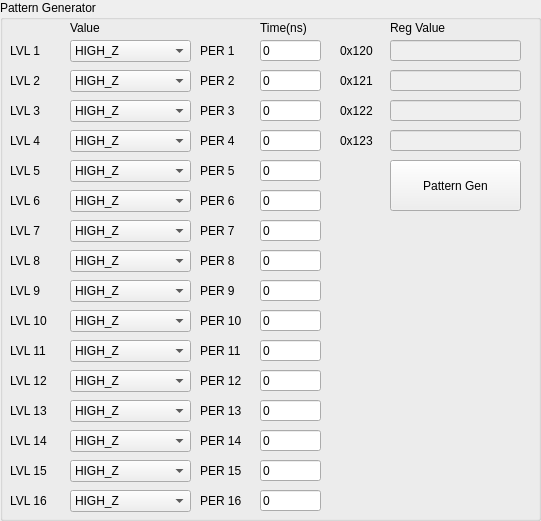
   <widget class="QGroupBox" name="groupBox">
    <property name="geometry">
     <rect>
      <x>550</x>
      <y>230</y>
      <width>541</width>
      <height>521</height>
     </rect>
    </property>
    <property name="title">
     <string>Pattern Generator</string>
    </property>
    <widget class="QLineEdit" name="lineEdit_PER_10">
     <property name="geometry">
      <rect>
       <x>260</x>
       <y>310</y>
       <width>61</width>
       <height>21</height>
      </rect>
     </property>
     <property name="text">
      <string>0</string>
     </property>
    </widget>
    <widget class="QLabel" name="label_58">
     <property name="geometry">
      <rect>
       <x>200</x>
       <y>70</y>
       <width>61</width>
       <height>21</height>
      </rect>
     </property>
     <property name="text">
      <string>PER 2</string>
     </property>
    </widget>
    <widget class="QComboBox" name="comboBox_LVL_1">
     <property name="geometry">
      <rect>
       <x>70</x>
       <y>40</y>
       <width>121</width>
       <height>22</height>
      </rect>
     </property>
     <item>
      <property name="text">
       <string>HIGH_Z</string>
      </property>
     </item>
     <item>
      <property name="text">
       <string>HV_P</string>
      </property>
     </item>
     <item>
      <property name="text">
       <string>HV_M</string>
      </property>
     </item>
     <item>
      <property name="text">
       <string>GND</string>
      </property>
     </item>
     <item>
      <property name="text">
       <string>END_of_Pattern</string>
      </property>
     </item>
    </widget>
    <widget class="QLineEdit" name="lineEdit_PER_11">
     <property name="geometry">
      <rect>
       <x>260</x>
       <y>340</y>
       <width>61</width>
       <height>21</height>
      </rect>
     </property>
     <property name="text">
      <string>0</string>
     </property>
    </widget>
    <widget class="QLabel" name="label_51">
     <property name="geometry">
      <rect>
       <x>200</x>
       <y>100</y>
       <width>61</width>
       <height>21</height>
      </rect>
     </property>
     <property name="text">
      <string>PER 3</string>
     </property>
    </widget>
    <widget class="QLabel" name="label_50">
     <property name="geometry">
      <rect>
       <x>200</x>
       <y>160</y>
       <width>61</width>
       <height>21</height>
      </rect>
     </property>
     <property name="text">
      <string>PER 5</string>
     </property>
    </widget>
    <widget class="QLineEdit" name="lineEdit_PER_6">
     <property name="geometry">
      <rect>
       <x>260</x>
       <y>190</y>
       <width>61</width>
       <height>21</height>
      </rect>
     </property>
     <property name="text">
      <string>0</string>
     </property>
    </widget>
    <widget class="QLabel" name="label_48">
     <property name="geometry">
      <rect>
       <x>200</x>
       <y>370</y>
       <width>61</width>
       <height>21</height>
      </rect>
     </property>
     <property name="text">
      <string>PER 12</string>
     </property>
    </widget>
    <widget class="QLabel" name="label_57">
     <property name="geometry">
      <rect>
       <x>200</x>
       <y>190</y>
       <width>61</width>
       <height>21</height>
      </rect>
     </property>
     <property name="text">
      <string>PER 6</string>
     </property>
    </widget>
    <widget class="QLabel" name="label_44">
     <property name="geometry">
      <rect>
       <x>10</x>
       <y>310</y>
       <width>61</width>
       <height>21</height>
      </rect>
     </property>
     <property name="text">
      <string>LVL 10</string>
     </property>
    </widget>
    <widget class="QLabel" name="label_52">
     <property name="geometry">
      <rect>
       <x>200</x>
       <y>250</y>
       <width>61</width>
       <height>21</height>
      </rect>
     </property>
     <property name="text">
      <string>PER 8</string>
     </property>
    </widget>
    <widget class="QLabel" name="label_56">
     <property name="geometry">
      <rect>
       <x>200</x>
       <y>310</y>
       <width>61</width>
       <height>21</height>
      </rect>
     </property>
     <property name="text">
      <string>PER 10</string>
     </property>
    </widget>
    <widget class="QLabel" name="label_42">
     <property name="geometry">
      <rect>
       <x>10</x>
       <y>250</y>
       <width>61</width>
       <height>21</height>
      </rect>
     </property>
     <property name="text">
      <string>LVL 8</string>
     </property>
    </widget>
    <widget class="QLabel" name="label_60">
     <property name="geometry">
      <rect>
       <x>260</x>
       <y>20</y>
       <width>61</width>
       <height>16</height>
      </rect>
     </property>
     <property name="text">
      <string>Time(ns)</string>
     </property>
    </widget>
    <widget class="QLineEdit" name="lineEdit_PER_2">
     <property name="geometry">
      <rect>
       <x>260</x>
       <y>70</y>
       <width>61</width>
       <height>21</height>
      </rect>
     </property>
     <property name="text">
      <string>0</string>
     </property>
    </widget>
    <widget class="QLineEdit" name="lineEdit_PER_4">
     <property name="geometry">
      <rect>
       <x>260</x>
       <y>130</y>
       <width>61</width>
       <height>21</height>
      </rect>
     </property>
     <property name="text">
      <string>0</string>
     </property>
    </widget>
    <widget class="QLineEdit" name="lineEdit_PER_12">
     <property name="geometry">
      <rect>
       <x>260</x>
       <y>370</y>
       <width>61</width>
       <height>21</height>
      </rect>
     </property>
     <property name="text">
      <string>0</string>
     </property>
    </widget>
    <widget class="QLabel" name="label_40">
     <property name="geometry">
      <rect>
       <x>10</x>
       <y>190</y>
       <width>61</width>
       <height>21</height>
      </rect>
     </property>
     <property name="text">
      <string>LVL 6</string>
     </property>
    </widget>
    <widget class="QLineEdit" name="lineEdit_PER_7">
     <property name="geometry">
      <rect>
       <x>260</x>
       <y>220</y>
       <width>61</width>
       <height>21</height>
      </rect>
     </property>
     <property name="text">
      <string>0</string>
     </property>
    </widget>
    <widget class="QLabel" name="label_54">
     <property name="geometry">
      <rect>
       <x>200</x>
       <y>130</y>
       <width>61</width>
       <height>21</height>
      </rect>
     </property>
     <property name="text">
      <string>PER 4</string>
     </property>
    </widget>
    <widget class="QLineEdit" name="lineEdit_PER_9">
     <property name="geometry">
      <rect>
       <x>260</x>
       <y>280</y>
       <width>61</width>
       <height>21</height>
      </rect>
     </property>
     <property name="text">
      <string>0</string>
     </property>
    </widget>
    <widget class="QLabel" name="label_37">
     <property name="geometry">
      <rect>
       <x>10</x>
       <y>100</y>
       <width>61</width>
       <height>21</height>
      </rect>
     </property>
     <property name="text">
      <string>LVL 3</string>
     </property>
    </widget>
    <widget class="QLabel" name="label_38">
     <property name="geometry">
      <rect>
       <x>10</x>
       <y>130</y>
       <width>61</width>
       <height>21</height>
      </rect>
     </property>
     <property name="text">
      <string>LVL 4</string>
     </property>
    </widget>
    <widget class="QLabel" name="label_53">
     <property name="geometry">
      <rect>
       <x>200</x>
       <y>280</y>
       <width>61</width>
       <height>21</height>
      </rect>
     </property>
     <property name="text">
      <string>PER 9</string>
     </property>
    </widget>
    <widget class="QLineEdit" name="lineEdit_PER_8">
     <property name="geometry">
      <rect>
       <x>260</x>
       <y>250</y>
       <width>61</width>
       <height>21</height>
      </rect>
     </property>
     <property name="text">
      <string>0</string>
     </property>
    </widget>
    <widget class="QLabel" name="label_39">
     <property name="geometry">
      <rect>
       <x>10</x>
       <y>160</y>
       <width>61</width>
       <height>21</height>
      </rect>
     </property>
     <property name="text">
      <string>LVL 5</string>
     </property>
    </widget>
    <widget class="QLabel" name="label_41">
     <property name="geometry">
      <rect>
       <x>10</x>
       <y>220</y>
       <width>61</width>
       <height>21</height>
      </rect>
     </property>
     <property name="text">
      <string>LVL 7</string>
     </property>
    </widget>
    <widget class="QLabel" name="label_45">
     <property name="geometry">
      <rect>
       <x>10</x>
       <y>340</y>
       <width>61</width>
       <height>21</height>
      </rect>
     </property>
     <property name="text">
      <string>LVL 11</string>
     </property>
    </widget>
    <widget class="QLabel" name="label_46">
     <property name="geometry">
      <rect>
       <x>10</x>
       <y>370</y>
       <width>61</width>
       <height>21</height>
      </rect>
     </property>
     <property name="text">
      <string>LVL 12</string>
     </property>
    </widget>
    <widget class="QLabel" name="label_49">
     <property name="geometry">
      <rect>
       <x>200</x>
       <y>40</y>
       <width>61</width>
       <height>21</height>
      </rect>
     </property>
     <property name="text">
      <string>PER 1</string>
     </property>
    </widget>
    <widget class="QLabel" name="label_59">
     <property name="geometry">
      <rect>
       <x>200</x>
       <y>340</y>
       <width>61</width>
       <height>21</height>
      </rect>
     </property>
     <property name="text">
      <string>PER 11</string>
     </property>
    </widget>
    <widget class="QLabel" name="label_47">
     <property name="geometry">
      <rect>
       <x>70</x>
       <y>20</y>
       <width>61</width>
       <height>16</height>
      </rect>
     </property>
     <property name="text">
      <string>Value</string>
     </property>
    </widget>
    <widget class="QLabel" name="label_36">
     <property name="geometry">
      <rect>
       <x>10</x>
       <y>70</y>
       <width>61</width>
       <height>21</height>
      </rect>
     </property>
     <property name="text">
      <string>LVL 2</string>
     </property>
    </widget>
    <widget class="QLabel" name="label_43">
     <property name="geometry">
      <rect>
       <x>10</x>
       <y>280</y>
       <width>61</width>
       <height>21</height>
      </rect>
     </property>
     <property name="text">
      <string>LVL 9</string>
     </property>
    </widget>
    <widget class="QLabel" name="label_35">
     <property name="geometry">
      <rect>
       <x>10</x>
       <y>40</y>
       <width>61</width>
       <height>21</height>
      </rect>
     </property>
     <property name="text">
      <string>LVL 1</string>
     </property>
    </widget>
    <widget class="QLabel" name="label_55">
     <property name="geometry">
      <rect>
       <x>200</x>
       <y>220</y>
       <width>61</width>
       <height>21</height>
      </rect>
     </property>
     <property name="text">
      <string>PER 7</string>
     </property>
    </widget>
    <widget class="QLineEdit" name="lineEdit_PER_1">
     <property name="geometry">
      <rect>
       <x>260</x>
       <y>40</y>
       <width>61</width>
       <height>21</height>
      </rect>
     </property>
     <property name="text">
      <string>0</string>
     </property>
    </widget>
    <widget class="QLineEdit" name="lineEdit_PER_3">
     <property name="geometry">
      <rect>
       <x>260</x>
       <y>100</y>
       <width>61</width>
       <height>21</height>
      </rect>
     </property>
     <property name="text">
      <string>0</string>
     </property>
    </widget>
    <widget class="QLineEdit" name="lineEdit_PER_5">
     <property name="geometry">
      <rect>
       <x>260</x>
       <y>160</y>
       <width>61</width>
       <height>21</height>
      </rect>
     </property>
     <property name="text">
      <string>0</string>
     </property>
    </widget>
    <widget class="QLineEdit" name="lineEdit_R120">
     <property name="enabled">
      <bool>false</bool>
     </property>
     <property name="geometry">
      <rect>
       <x>390</x>
       <y>40</y>
       <width>131</width>
       <height>21</height>
      </rect>
     </property>
    </widget>
    <widget class="QLabel" name="label_61">
     <property name="geometry">
      <rect>
       <x>390</x>
       <y>20</y>
       <width>81</width>
       <height>16</height>
      </rect>
     </property>
     <property name="text">
      <string>Reg Value</string>
     </property>
    </widget>
    <widget class="QLineEdit" name="lineEdit_PER_13">
     <property name="geometry">
      <rect>
       <x>260</x>
       <y>400</y>
       <width>61</width>
       <height>21</height>
      </rect>
     </property>
     <property name="text">
      <string>0</string>
     </property>
    </widget>
    <widget class="QLabel" name="label_62">
     <property name="geometry">
      <rect>
       <x>200</x>
       <y>400</y>
       <width>61</width>
       <height>21</height>
      </rect>
     </property>
     <property name="text">
      <string>PER 13</string>
     </property>
    </widget>
    <widget class="QLabel" name="label_63">
     <property name="geometry">
      <rect>
       <x>10</x>
       <y>400</y>
       <width>61</width>
       <height>21</height>
      </rect>
     </property>
     <property name="text">
      <string>LVL 13</string>
     </property>
    </widget>
    <widget class="QLabel" name="label_64">
     <property name="geometry">
      <rect>
       <x>10</x>
       <y>430</y>
       <width>61</width>
       <height>21</height>
      </rect>
     </property>
     <property name="text">
      <string>LVL 14</string>
     </property>
    </widget>
    <widget class="QLineEdit" name="lineEdit_PER_14">
     <property name="geometry">
      <rect>
       <x>260</x>
       <y>430</y>
       <width>61</width>
       <height>21</height>
      </rect>
     </property>
     <property name="text">
      <string>0</string>
     </property>
    </widget>
    <widget class="QLabel" name="label_65">
     <property name="geometry">
      <rect>
       <x>200</x>
       <y>430</y>
       <width>61</width>
       <height>21</height>
      </rect>
     </property>
     <property name="text">
      <string>PER 14</string>
     </property>
    </widget>
    <widget class="QLabel" name="label_66">
     <property name="geometry">
      <rect>
       <x>10</x>
       <y>460</y>
       <width>61</width>
       <height>21</height>
      </rect>
     </property>
     <property name="text">
      <string>LVL 15</string>
     </property>
    </widget>
    <widget class="QLabel" name="label_67">
     <property name="geometry">
      <rect>
       <x>200</x>
       <y>460</y>
       <width>61</width>
       <height>21</height>
      </rect>
     </property>
     <property name="text">
      <string>PER 15</string>
     </property>
    </widget>
    <widget class="QLineEdit" name="lineEdit_PER_15">
     <property name="geometry">
      <rect>
       <x>260</x>
       <y>460</y>
       <width>61</width>
       <height>21</height>
      </rect>
     </property>
     <property name="text">
      <string>0</string>
     </property>
    </widget>
    <widget class="QLabel" name="label_68">
     <property name="geometry">
      <rect>
       <x>10</x>
       <y>490</y>
       <width>61</width>
       <height>21</height>
      </rect>
     </property>
     <property name="text">
      <string>LVL 16</string>
     </property>
    </widget>
    <widget class="QLabel" name="label_69">
     <property name="geometry">
      <rect>
       <x>200</x>
       <y>490</y>
       <width>61</width>
       <height>21</height>
      </rect>
     </property>
     <property name="text">
      <string>PER 16</string>
     </property>
    </widget>
    <widget class="QLineEdit" name="lineEdit_PER_16">
     <property name="geometry">
      <rect>
       <x>260</x>
       <y>490</y>
       <width>61</width>
       <height>21</height>
      </rect>
     </property>
     <property name="text">
      <string>0</string>
     </property>
    </widget>
    <widget class="QLineEdit" name="lineEdit_R121">
     <property name="enabled">
      <bool>false</bool>
     </property>
     <property name="geometry">
      <rect>
       <x>390</x>
       <y>70</y>
       <width>131</width>
       <height>21</height>
      </rect>
     </property>
    </widget>
    <widget class="QLineEdit" name="lineEdit_R122">
     <property name="enabled">
      <bool>false</bool>
     </property>
     <property name="geometry">
      <rect>
       <x>390</x>
       <y>100</y>
       <width>131</width>
       <height>21</height>
      </rect>
     </property>
    </widget>
    <widget class="QLineEdit" name="lineEdit_R123">
     <property name="enabled">
      <bool>false</bool>
     </property>
     <property name="geometry">
      <rect>
       <x>390</x>
       <y>130</y>
       <width>131</width>
       <height>21</height>
      </rect>
     </property>
    </widget>
    <widget class="QLabel" name="label_70">
     <property name="geometry">
      <rect>
       <x>340</x>
       <y>40</y>
       <width>51</width>
       <height>21</height>
      </rect>
     </property>
     <property name="text">
      <string>0x120</string>
     </property>
    </widget>
    <widget class="QLabel" name="label_71">
     <property name="geometry">
      <rect>
       <x>340</x>
       <y>70</y>
       <width>51</width>
       <height>21</height>
      </rect>
     </property>
     <property name="text">
      <string>0x121</string>
     </property>
    </widget>
    <widget class="QLabel" name="label_72">
     <property name="geometry">
      <rect>
       <x>340</x>
       <y>100</y>
       <width>51</width>
       <height>21</height>
      </rect>
     </property>
     <property name="text">
      <string>0x122</string>
     </property>
    </widget>
    <widget class="QLabel" name="label_73">
     <property name="geometry">
      <rect>
       <x>340</x>
       <y>130</y>
       <width>51</width>
       <height>21</height>
      </rect>
     </property>
     <property name="text">
      <string>0x123</string>
     </property>
    </widget>
    <widget class="QPushButton" name="pushButton_P_Gen">
     <property name="geometry">
      <rect>
       <x>390</x>
       <y>160</y>
       <width>131</width>
       <height>51</height>
      </rect>
     </property>
     <property name="text">
      <string>Pattern Gen</string>
     </property>
    </widget>
    <widget class="QComboBox" name="comboBox_LVL_2">
     <property name="geometry">
      <rect>
       <x>70</x>
       <y>70</y>
       <width>121</width>
       <height>22</height>
      </rect>
     </property>
     <item>
      <property name="text">
       <string>HIGH_Z</string>
      </property>
     </item>
     <item>
      <property name="text">
       <string>HV_P</string>
      </property>
     </item>
     <item>
      <property name="text">
       <string>HV_M</string>
      </property>
     </item>
     <item>
      <property name="text">
       <string>GND</string>
      </property>
     </item>
     <item>
      <property name="text">
       <string>END_of_Pattern</string>
      </property>
     </item>
    </widget>
    <widget class="QComboBox" name="comboBox_LVL_3">
     <property name="geometry">
      <rect>
       <x>70</x>
       <y>100</y>
       <width>121</width>
       <height>22</height>
      </rect>
     </property>
     <item>
      <property name="text">
       <string>HIGH_Z</string>
      </property>
     </item>
     <item>
      <property name="text">
       <string>HV_P</string>
      </property>
     </item>
     <item>
      <property name="text">
       <string>HV_M</string>
      </property>
     </item>
     <item>
      <property name="text">
       <string>GND</string>
      </property>
     </item>
     <item>
      <property name="text">
       <string>END_of_Pattern</string>
      </property>
     </item>
    </widget>
    <widget class="QComboBox" name="comboBox_LVL_4">
     <property name="geometry">
      <rect>
       <x>70</x>
       <y>130</y>
       <width>121</width>
       <height>22</height>
      </rect>
     </property>
     <item>
      <property name="text">
       <string>HIGH_Z</string>
      </property>
     </item>
     <item>
      <property name="text">
       <string>HV_P</string>
      </property>
     </item>
     <item>
      <property name="text">
       <string>HV_M</string>
      </property>
     </item>
     <item>
      <property name="text">
       <string>GND</string>
      </property>
     </item>
     <item>
      <property name="text">
       <string>END_of_Pattern</string>
      </property>
     </item>
    </widget>
    <widget class="QComboBox" name="comboBox_LVL_5">
     <property name="geometry">
      <rect>
       <x>70</x>
       <y>160</y>
       <width>121</width>
       <height>22</height>
      </rect>
     </property>
     <item>
      <property name="text">
       <string>HIGH_Z</string>
      </property>
     </item>
     <item>
      <property name="text">
       <string>HV_P</string>
      </property>
     </item>
     <item>
      <property name="text">
       <string>HV_M</string>
      </property>
     </item>
     <item>
      <property name="text">
       <string>GND</string>
      </property>
     </item>
     <item>
      <property name="text">
       <string>END_of_Pattern</string>
      </property>
     </item>
    </widget>
    <widget class="QComboBox" name="comboBox_LVL_6">
     <property name="geometry">
      <rect>
       <x>70</x>
       <y>190</y>
       <width>121</width>
       <height>22</height>
      </rect>
     </property>
     <item>
      <property name="text">
       <string>HIGH_Z</string>
      </property>
     </item>
     <item>
      <property name="text">
       <string>HV_P</string>
      </property>
     </item>
     <item>
      <property name="text">
       <string>HV_M</string>
      </property>
     </item>
     <item>
      <property name="text">
       <string>GND</string>
      </property>
     </item>
     <item>
      <property name="text">
       <string>END_of_Pattern</string>
      </property>
     </item>
    </widget>
    <widget class="QComboBox" name="comboBox_LVL_7">
     <property name="geometry">
      <rect>
       <x>70</x>
       <y>220</y>
       <width>121</width>
       <height>22</height>
      </rect>
     </property>
     <item>
      <property name="text">
       <string>HIGH_Z</string>
      </property>
     </item>
     <item>
      <property name="text">
       <string>HV_P</string>
      </property>
     </item>
     <item>
      <property name="text">
       <string>HV_M</string>
      </property>
     </item>
     <item>
      <property name="text">
       <string>GND</string>
      </property>
     </item>
     <item>
      <property name="text">
       <string>END_of_Pattern</string>
      </property>
     </item>
    </widget>
    <widget class="QComboBox" name="comboBox_LVL_8">
     <property name="geometry">
      <rect>
       <x>70</x>
       <y>250</y>
       <width>121</width>
       <height>22</height>
      </rect>
     </property>
     <item>
      <property name="text">
       <string>HIGH_Z</string>
      </property>
     </item>
     <item>
      <property name="text">
       <string>HV_P</string>
      </property>
     </item>
     <item>
      <property name="text">
       <string>HV_M</string>
      </property>
     </item>
     <item>
      <property name="text">
       <string>GND</string>
      </property>
     </item>
     <item>
      <property name="text">
       <string>END_of_Pattern</string>
      </property>
     </item>
    </widget>
    <widget class="QComboBox" name="comboBox_LVL_9">
     <property name="geometry">
      <rect>
       <x>70</x>
       <y>280</y>
       <width>121</width>
       <height>22</height>
      </rect>
     </property>
     <item>
      <property name="text">
       <string>HIGH_Z</string>
      </property>
     </item>
     <item>
      <property name="text">
       <string>HV_P</string>
      </property>
     </item>
     <item>
      <property name="text">
       <string>HV_M</string>
      </property>
     </item>
     <item>
      <property name="text">
       <string>GND</string>
      </property>
     </item>
     <item>
      <property name="text">
       <string>END_of_Pattern</string>
      </property>
     </item>
    </widget>
    <widget class="QComboBox" name="comboBox_LVL_10">
     <property name="geometry">
      <rect>
       <x>70</x>
       <y>310</y>
       <width>121</width>
       <height>22</height>
      </rect>
     </property>
     <item>
      <property name="text">
       <string>HIGH_Z</string>
      </property>
     </item>
     <item>
      <property name="text">
       <string>HV_P</string>
      </property>
     </item>
     <item>
      <property name="text">
       <string>HV_M</string>
      </property>
     </item>
     <item>
      <property name="text">
       <string>GND</string>
      </property>
     </item>
     <item>
      <property name="text">
       <string>END_of_Pattern</string>
      </property>
     </item>
    </widget>
    <widget class="QComboBox" name="comboBox_LVL_11">
     <property name="geometry">
      <rect>
       <x>70</x>
       <y>340</y>
       <width>121</width>
       <height>22</height>
      </rect>
     </property>
     <item>
      <property name="text">
       <string>HIGH_Z</string>
      </property>
     </item>
     <item>
      <property name="text">
       <string>HV_P</string>
      </property>
     </item>
     <item>
      <property name="text">
       <string>HV_M</string>
      </property>
     </item>
     <item>
      <property name="text">
       <string>GND</string>
      </property>
     </item>
     <item>
      <property name="text">
       <string>END_of_Pattern</string>
      </property>
     </item>
    </widget>
    <widget class="QComboBox" name="comboBox_LVL_12">
     <property name="geometry">
      <rect>
       <x>70</x>
       <y>370</y>
       <width>121</width>
       <height>22</height>
      </rect>
     </property>
     <item>
      <property name="text">
       <string>HIGH_Z</string>
      </property>
     </item>
     <item>
      <property name="text">
       <string>HV_P</string>
      </property>
     </item>
     <item>
      <property name="text">
       <string>HV_M</string>
      </property>
     </item>
     <item>
      <property name="text">
       <string>GND</string>
      </property>
     </item>
     <item>
      <property name="text">
       <string>END_of_Pattern</string>
      </property>
     </item>
    </widget>
    <widget class="QComboBox" name="comboBox_LVL_13">
     <property name="geometry">
      <rect>
       <x>70</x>
       <y>400</y>
       <width>121</width>
       <height>22</height>
      </rect>
     </property>
     <item>
      <property name="text">
       <string>HIGH_Z</string>
      </property>
     </item>
     <item>
      <property name="text">
       <string>HV_P</string>
      </property>
     </item>
     <item>
      <property name="text">
       <string>HV_M</string>
      </property>
     </item>
     <item>
      <property name="text">
       <string>GND</string>
      </property>
     </item>
     <item>
      <property name="text">
       <string>END_of_Pattern</string>
      </property>
     </item>
    </widget>
    <widget class="QComboBox" name="comboBox_LVL_14">
     <property name="geometry">
      <rect>
       <x>70</x>
       <y>430</y>
       <width>121</width>
       <height>22</height>
      </rect>
     </property>
     <item>
      <property name="text">
       <string>HIGH_Z</string>
      </property>
     </item>
     <item>
      <property name="text">
       <string>HV_P</string>
      </property>
     </item>
     <item>
      <property name="text">
       <string>HV_M</string>
      </property>
     </item>
     <item>
      <property name="text">
       <string>GND</string>
      </property>
     </item>
     <item>
      <property name="text">
       <string>END_of_Pattern</string>
      </property>
     </item>
    </widget>
    <widget class="QComboBox" name="comboBox_LVL_15">
     <property name="geometry">
      <rect>
       <x>70</x>
       <y>460</y>
       <width>121</width>
       <height>22</height>
      </rect>
     </property>
     <item>
      <property name="text">
       <string>HIGH_Z</string>
      </property>
     </item>
     <item>
      <property name="text">
       <string>HV_P</string>
      </property>
     </item>
     <item>
      <property name="text">
       <string>HV_M</string>
      </property>
     </item>
     <item>
      <property name="text">
       <string>GND</string>
      </property>
     </item>
     <item>
      <property name="text">
       <string>END_of_Pattern</string>
      </property>
     </item>
    </widget>
    <widget class="QComboBox" name="comboBox_LVL_16">
     <property name="geometry">
      <rect>
       <x>70</x>
       <y>490</y>
       <width>121</width>
       <height>22</height>
      </rect>
     </property>
     <item>
      <property name="text">
       <string>HIGH_Z</string>
      </property>
     </item>
     <item>
      <property name="text">
       <string>HV_P</string>
      </property>
     </item>
     <item>
      <property name="text">
       <string>HV_M</string>
      </property>
     </item>
     <item>
      <property name="text">
       <string>GND</string>
      </property>
     </item>
     <item>
      <property name="text">
       <string>END_of_Pattern</string>
      </property>
     </item>
    </widget>
   </widget>
